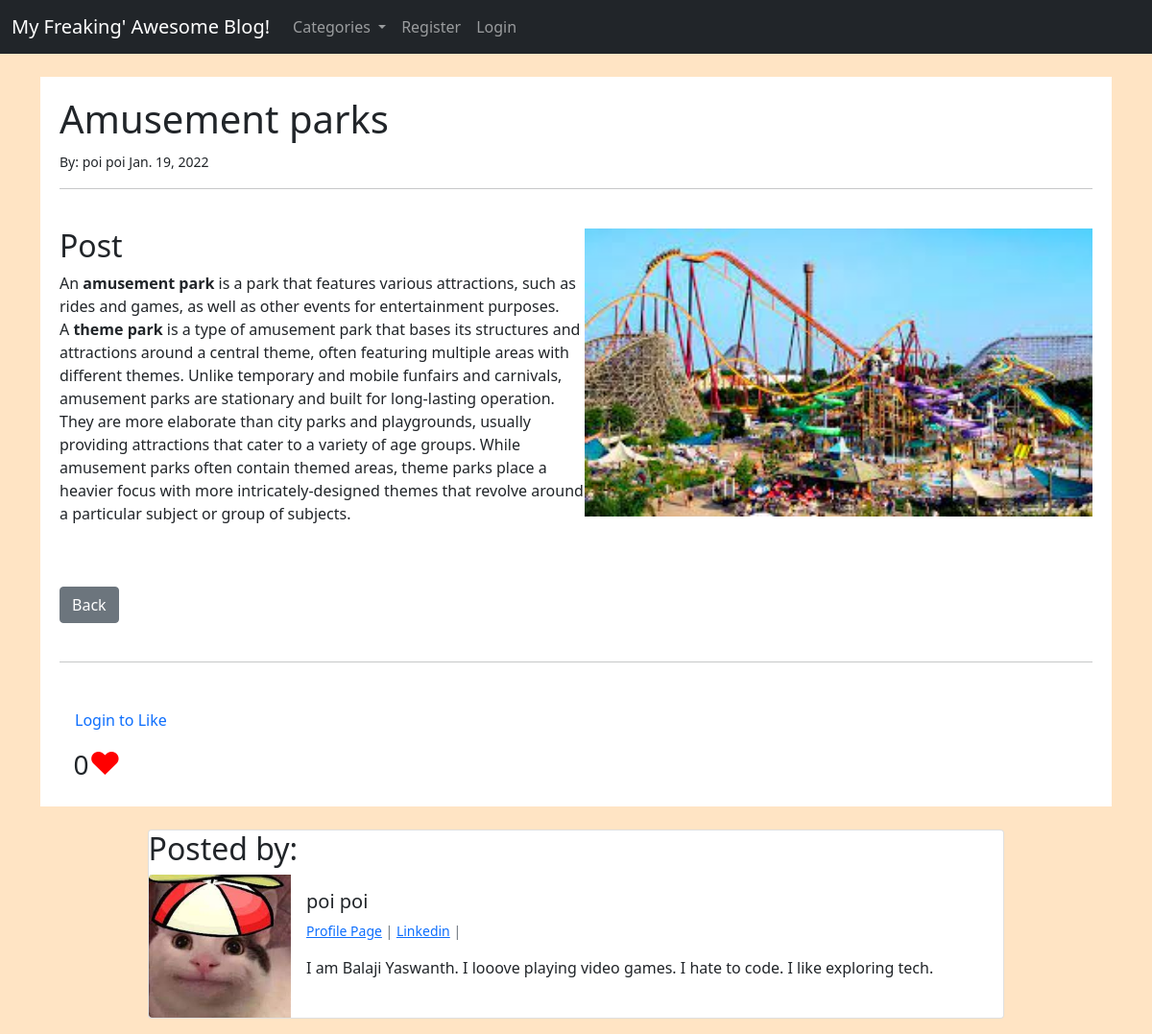
The app's page /article/19 with its own data.
### myblog/models.py (models this page shows, shortened)
class Post(models.Model):
    title = models.CharField(max_length=255)
    header_image = models.ImageField(null=True,blank=True,upload_to="images/")
    title_tag = models.CharField(max_length=255)
    author = models.ForeignKey(User,on_delete=models.CASCADE)
    body = RichTextField(blank=True,null=True)
    post_date = models.DateField(auto_now_add = True)
    category = models.CharField(max_length=255,default='coding')
    snippet = models.CharField(max_length=255)
    likes = models.ManyToManyField(User,related_name='blog_posts')
    def total_likes(self):
        return self.likes.count()

class Profile(models.Model):
    user = models.OneToOneField(User,null=True,on_delete=models.CASCADE)
    bio = models.TextField()
    profile_pic = models.ImageField(null=True,blank=True,upload_to="images/profile/")
    website_url = models.CharField(max_length=255,blank=True,null=True)
    facebook_url = models.CharField(max_length=255,blank=True,null=True)
    twitter_url = models.CharField(max_length=255,blank=True,null=True)
    instagram_url = models.CharField(max_length=255,blank=True,null=True)
    linkedin_url = models.CharField(max_length=255,blank=True,null=True)

### myblog/views.py (the view)
# urls.py: path('article/<int:pk>',ArticleDetailView.as_view(),name='article-detail'),
class ArticleDetailView(DetailView):
    model = Post
    template_name = 'articles_details.html'
    def get_context_data(self,*args,**kwargs):
        cat_menu = Category.objects.all()
        context = super(ArticleDetailView,self).get_context_data(*args,**kwargs)
        stuff=get_object_or_404(Post,id=self.kwargs['pk'])
        total_likes = stuff.total_likes()
        liked = False
        if stuff.likes.filter(id=self.request.user.id).exists():
            liked = True
        context["cat_menu"] = cat_menu
        context["total_likes"] = total_likes
        context["liked"]=liked
        return context

### myblog/models.py (called while the page is built)
    def __str__(self):
        return self.name

### myblog/templates/articles_details.html (shortened to what this page needs)
{% extends 'base.html' %}
{% load static %}
{% block content %}
{% load static %}
<link rel="stylesheet" href="{% static 'articles_details_styles.css'%}">
<div class="common">
<h1>{{ post.title }}</h1>
<small>By:
    {{post.author.first_name}}
    {{post.author.last_name}}
    {{post.post_date}}
</small>
<br />
<hr>
<br />
<div class="post-container">
   <div class="post-text">
      <h2>Post</h2>
      {{post.body|safe}}
   </div>
   <div class="post-img">
      {% if post.header_image %}
         <img src="{{post.header_image.url}}" height="300px"><br/><br/>
      {% endif %}
   </div>
</div>
<br />
<br />
<a href="{% url 'home' %}" class="btn btn-secondary">Back</a>
<br><br><hr><br>
<form action="{% url 'like_post' post.pk %}" method="POST">
   {% if user.is_authenticated %}
   <div class="flex-like">
         {% if liked %}
            <button type="submit" , name="post_id" , value="{{ post.id }}" , class="btn btn-danger btn-sm">👎</button>
         {% else %}
            <button type="submit" , name="post_id" , value="{{ post.id }}" , class="btn btn-primary btn-sm">👍</button>
         {% endif %}
      {% else %}
      <a class="nav-link" href="{% url 'login' %}">Login to Like</a>
      {% endif %}
      <span style="font-size: 28px">&nbsp; {{ total_likes }}</span><span style="color: red; font-size: 33px">♥</span>
   </div>
<br>
<div class="card mb-3 box">
   <h2>Posted by:</h2>
   <div class="row g-0">
     <div class="col-md-2">
      {% if post.author.profile.profile_pic %}
       <img src="{{post.author.profile.profile_pic.url}}" class="img-fluid rounded-start" alt="profile_picture">
       {% else %}
       <img src="{% static 'myblog/images/elon.jpg' %}" class="card-img" alt="profile_pic">
       {% endif %}
     </div>
     <div class="col-md-10">
       <div class="card-body">
         <h5 class="card-title">{{post.author.first_name}}  {{post.author.last_name}}</h5>
         <p class="small text-muted">
            <a href="{% url 'show_profile_page' post.author.profile.id  %}">Profile Page</a> |
           {% if post.author.profile.linkedin_url %}
           <a href="{{post.author.profile.linkedin_url}}">Linkedin</a> |
           {% endif %}
         </p>
         <p class="card-text">{{post.author.profile.bio}}</p>
       </div>
     </div>
   </div>
 </div>
</div>
{% endblock %}

### myblog/static/articles_details_styles.css (style rules this page uses)
body { background-color: bisque; }
.common { background-color: white; padding: 20px; }
.post-container { display: flex; justify-content: space-between; align-items: center; }
.box { margin: auto; width: 80%; }

### records on screen
Post: title "Amusement parks", author.first_name "poi", author.last_name "poi", post_date "Jan. 19, 2022", body "An amusement park is a park that features various attractions, such as rides and games, as well as other events for entertainment purposes. A theme park is a type of amusement park that bases its structures and attractions around a central theme, often featuring multiple areas with different themes. Unlike temporary and mobile funfairs and carnivals, amusement parks are stationary and built for long-lasting operation. They are more elaborate than city parks and playgrounds, usually providing attractions that cater to a variety of age groups. While amusement parks often contain themed areas, theme parks place a heavier focus with more intricately-designed themes that revolve around a…", header_image (picture), author.profile.profile_pic (picture), author.profile.bio "I am Balaji Yaswanth. I looove playing video games. I hate to code. I like exploring tech."

### other values on screen
{{ total_likes }} "0"
